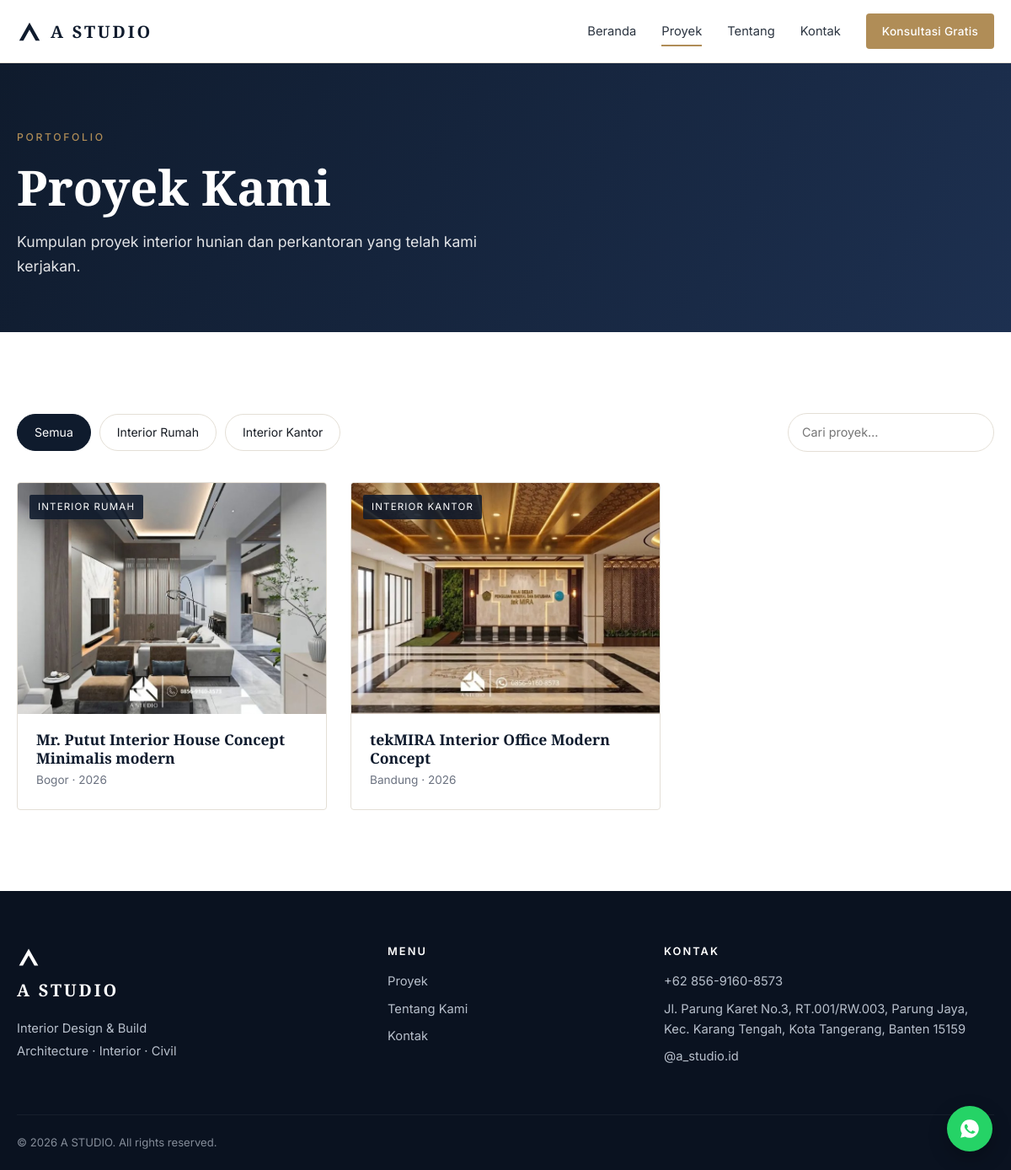
The page /proyek on the database its author committed.
### models.py (models this page shows, shortened)
class Setting(db.Model):
    key = db.Column(db.String(60), primary_key=True)
    value = db.Column(db.Text, default="")
    @classmethod
    def all(cls):
        data = dict(DEFAULT_SETTINGS)
        for row in cls.query.all():
            data[row.key] = row.value or ""
        return data

class Project(db.Model):
    id = db.Column(db.Integer, primary_key=True)
    title = db.Column(db.String(160), nullable=False)
    slug = db.Column(db.String(180), unique=True, nullable=False, index=True)
    category = db.Column(db.String(30), nullable=False, default="house", index=True)
    client = db.Column(db.String(160))
    location = db.Column(db.String(160))
    year = db.Column(db.Integer)
    area = db.Column(db.String(60))      # contoh: "250 m²"
    scope = db.Column(db.String(160))    # contoh: "Desain & Build"
    summary = db.Column(db.String(300))
    description = db.Column(db.Text)
    is_featured = db.Column(db.Boolean, default=False, nullable=False)
    is_published = db.Column(db.Boolean, default=True, nullable=False)
    created_at = db.Column(db.DateTime, default=datetime.utcnow)
    updated_at = db.Column(db.DateTime, default=datetime.utcnow, onupdate=datetime.utcnow)
    images = db.relationship(
        "ProjectImage", backref="project", cascade="all, delete-orphan",
        order_by="ProjectImage.position",
    )
    @property
    def cover(self):
        for img in self.images:
            if img.is_cover:
                return img
        return self.images[0] if self.images else None
    @property
    def category_label(self):
        return CATEGORIES.get(self.category, self.category)

class ProjectImage(db.Model):
    id = db.Column(db.Integer, primary_key=True)
    project_id = db.Column(db.Integer, db.ForeignKey("project.id"), nullable=False)
    filename = db.Column(db.String(200), nullable=False)
    position = db.Column(db.Integer, default=0)
    is_cover = db.Column(db.Boolean, default=False, nullable=False)

### app.py (the view)
@app.route("/proyek")
def projects():
    cat = request.args.get("kategori", "")
    q = request.args.get("q", "").strip()
    page = request.args.get("page", 1, type=int)
    query = published_projects()
    if cat in CATEGORIES:
        query = query.filter_by(category=cat)
    else:
        cat = ""
    if q:
        like = f"%{q}%"
        query = query.filter(or_(Project.title.ilike(like), Project.client.ilike(like),
                                 Project.location.ilike(like)))
    pg = query.order_by(Project.year.desc().nulls_last(), Project.id.desc()).paginate(
        page=page, per_page=PER_PAGE, error_out=False)
    return render_template("projects.html", pg=pg, cat=cat, q=q)

### app.py (called while the page is built)
@app.before_request
def verify_csrf():
    if request.method == "POST":
        sent = request.form.get("csrf_token", "")
        if not sent or not secrets.compare_digest(sent, session.get("_csrf", "")):
            abort(400, "Token tidak valid, coba refresh halaman.")

@app.context_processor
def inject_globals():
    s = Setting.all()
    wa = re.sub(r"\D", "", s.get("whatsapp", ""))
    if wa.startswith("0"):
        wa = "62" + wa[1:]
    text = quote("Halo A STUDIO, saya ingin konsultasi desain interior.")
    wa_link = f"https://wa.me/{wa}?text={text}" if wa else url_for("contact")
    unread = 0
    if current_user.is_authenticated:
        unread = Message.query.filter_by(is_read=False).count()
    return dict(S=s, wa_link=wa_link, csrf_token=csrf_token, unread_count=unread,
                now_year=datetime.now().year)

def img_url(filename):
    if filename.startswith("http"):
        return filename
    return url_for("static", filename="uploads/" + filename)

def published_projects():
    return Project.query.filter_by(is_published=True)

### templates/projects.html (shortened to what this page needs)
{% extends "base.html" %}
{% from "_macros.html" import card %}
{% block content %}
<section class="page-head">
  <div class="container">
    <p class="eyebrow">Portofolio</p>
    <h1>Proyek Kami</h1>
    <p class="lead">Kumpulan proyek interior hunian dan perkantoran yang telah kami kerjakan.</p>
  </div>
</section>
<section class="section">
  <div class="container">
    <div class="filters">
      <div class="pills">
        <a href="{{ url_for('projects', q=q or None) }}" class="pill {{ 'on' if not cat }}">Semua</a>
        {% for key, label in CATEGORIES.items() %}
        <a href="{{ url_for('projects', kategori=key, q=q or None) }}" class="pill {{ 'on' if cat == key }}">{{ label }}</a>
        {% endfor %}
      </div>
      <form class="search" method="get">
        <input type="search" name="q" value="{{ q }}" placeholder="Cari proyek…">
      </form>
    </div>
    {% if pg.items %}
    <div class="grid-3">{% for p in pg.items %}{{ card(p) }}{% endfor %}</div>
    {% else %}
    <p class="empty">Proyek tidak ditemukan.</p>
    {% endif %}
  </div>
</section>
{% endblock %}

### templates/base.html (shortened to what this page needs)
<!doctype html>
<html lang="id">
<head>
  <link rel="stylesheet" href="{{ url_for('static', filename='css/style.css') }}">
</head>
<body>
<header class="nav" id="nav">
  <div class="container nav-in">
    <a href="{{ url_for('index') }}" class="logo" aria-label="{{ S.company_name }}">
      <svg viewBox="0 0 32 32" width="30" height="30" aria-hidden="true"><path d="M3 28 16 5l13 23h-5.2L16 14.2 8.2 28z" fill="currentColor"/></svg>
      <span>{{ S.company_name }}</span>
    </a>
    <nav class="menu" id="menu">
      <a href="{{ url_for('index') }}" class="{{ 'on' if request.endpoint == 'index' }}">Beranda</a>
      <a href="{{ url_for('projects') }}" class="{{ 'on' if request.endpoint in ('projects','project_detail') }}">Proyek</a>
      <a href="{{ url_for('about') }}" class="{{ 'on' if request.endpoint == 'about' }}">Tentang</a>
      <a href="{{ url_for('contact') }}" class="{{ 'on' if request.endpoint == 'contact' }}">Kontak</a>
      <a href="{{ wa_link }}" class="btn btn-gold btn-sm" {% if 'wa.me' in wa_link %}target="_blank" rel="noopener"{% endif %}>Konsultasi Gratis</a>
    </nav>
  </div>
</header>
<main>{% block content %}{% endblock %}</main>
<footer class="footer">
  <div class="container foot-grid">
    <div>
      <a href="{{ url_for('index') }}" class="logo light">
        <svg viewBox="0 0 32 32" width="28" height="28" aria-hidden="true"><path d="M3 28 16 5l13 23h-5.2L16 14.2 8.2 28z" fill="currentColor"/></svg>
        <span>{{ S.company_name }}</span>
      </a>
      <p class="foot-note">{{ S.tagline }}<br>Architecture · Interior · Civil</p>
    </div>
    <div>
      <h4>Menu</h4>
      <a href="{{ url_for('projects') }}">Proyek</a>
      <a href="{{ url_for('about') }}">Tentang Kami</a>
      <a href="{{ url_for('contact') }}">Kontak</a>
    </div>
    <div>
      <h4>Kontak</h4>
      {% if S.phone %}<span>{{ S.phone }}</span>{% endif %}
      <span>{{ S.address }}</span>
      {% if S.instagram %}<a href="https://instagram.com/{{ S.instagram }}" target="_blank" rel="noopener">@{{ S.instagram }}</a>{% endif %}
    </div>
  </div>
  <div class="container foot-bottom">© {{ now_year }} {{ S.company_name }}. All rights reserved.</div>
</footer>
<a class="wa-float" href="{{ wa_link }}" {% if 'wa.me' in wa_link %}target="_blank" rel="noopener"{% endif %} aria-label="Chat WhatsApp">
</a>
</body>
</html>

### templates/_macros.html
{% macro cover(p) %}
{% if p.cover %}
<img src="{{ img_url( p.cover.filename) }}" alt="{{ p.title }}" loading="lazy">
{% else %}
<div class="ph ph-{{ p.category }}"><span>{{ p.title[:1] }}</span></div>
{% endif %}
{% endmacro %}
{% macro card(p) %}
<a class="pcard" href="{{ url_for('project_detail', slug=p.slug) }}">
  <div class="pcard-media">{{ cover(p) }}<span class="tag">{{ p.category_label }}</span></div>
  <div class="pcard-body">
    <h3>{{ p.title }}</h3>
    <p class="meta">{% if p.location %}{{ p.location }}{% endif %}{% if p.location and p.year %} · {% endif %}{% if p.year %}{{ p.year }}{% endif %}</p>
  </div>
</a>
{% endmacro %}

### static/css/style.css (style rules this page uses)
:root { --navy:#0f1b2d; --ink:#171c24; --gold:#b08d57; --gold-d:#977746; --paper:#f7f5f1; --white:#fff; --line:#e4dfd6; --muted:#6b7280; --serif:'Playfair Display',Georgia,serif; --sans:'Inter',system-ui,sans-serif; --r:4px; --shadow:0 10px 30px rgba(15,27,45,.08); }
* { box-sizing:border-box;margin:0;padding:0 }
html { scroll-behavior:smooth }
body { font-family:var(--sans);color:var(--ink);background:var(--white);line-height:1.65;-webkit-font-smoothing:antialiased }
img { max-width:100%;display:block }
a { color:inherit;text-decoration:none }
.container { width:min(1180px,100% - 40px);margin-inline:auto }
h1,h2,h3,h4 { font-family:var(--serif);font-weight:600;line-height:1.2;color:var(--navy) }
h1 { font-size:clamp(2.1rem,5vw,3.6rem) }
h3 { font-size:1.25rem }
.btn { display:inline-block;padding:13px 28px;border-radius:var(--r);font-weight:500;font-size:.92rem;letter-spacing:.02em;border:1px solid transparent;cursor:pointer;transition:.2s;font-family:var(--sans) }
.btn-sm { padding:9px 18px;font-size:.85rem }
.btn-gold { background:var(--gold);color:#fff }
.eyebrow { text-transform:uppercase;letter-spacing:.22em;font-size:.76rem;color:var(--gold);font-weight:500;margin-bottom:14px }
.lead { font-size:1.1rem;max-width:620px;color:inherit;opacity:.88;margin-top:16px }
.nav { position:sticky;top:0;z-index:50;background:rgba(255,255,255,.96);backdrop-filter:blur(8px);border-bottom:1px solid var(--line) }
.nav-in { display:flex;align-items:center;justify-content:space-between;height:74px }
.logo { display:flex;align-items:center;gap:10px;color:var(--navy);font-family:var(--serif);font-weight:700;font-size:1.25rem;letter-spacing:.14em }
.logo.light { color:#fff }
.menu { display:flex;align-items:center;gap:30px;font-size:.92rem }
.menu a:not(.btn) { position:relative;padding:6px 0;color:#2b3440 }
.menu a:not(.btn)::after { content:"";position:absolute;left:0;bottom:0;height:2px;width:0;background:var(--gold);transition:.25s }
.menu a:not(.btn):hover::after,.menu a.on::after { width:100% }
.section { padding:96px 0 }
.grid-3 { display:grid;grid-template-columns:repeat(3,1fr);gap:28px }
.pcard { display:block;background:#fff;border-radius:var(--r);overflow:hidden;border:1px solid var(--line);transition:.3s }
.pcard-media { position:relative;aspect-ratio:4/3;overflow:hidden;background:#e9e5de }
.pcard-media img { width:100%;height:100%;object-fit:cover;transition:transform .6s }
.tag { position:absolute;left:14px;top:14px;background:rgba(15,27,45,.88);color:#fff;font-size:.72rem;letter-spacing:.1em;text-transform:uppercase;padding:5px 10px;border-radius:2px }
.pcard-body { padding:20px 22px 24px }
.pcard-body h3 { font-size:1.1rem;margin-bottom:4px }
.meta { font-size:.85rem;color:var(--muted) }
.page-head { background:linear-gradient(120deg,#0f1b2d,#1d3050);color:#fff;padding:78px 0 64px }
.page-head h1 { color:#fff }
.filters { display:flex;justify-content:space-between;gap:20px;flex-wrap:wrap;align-items:center;margin-bottom:36px }
.pills { display:flex;gap:10px;flex-wrap:wrap }
.pill { padding:9px 20px;border:1px solid var(--line);border-radius:100px;font-size:.88rem;transition:.2s }
.pill.on { background:var(--navy);border-color:var(--navy);color:#fff }
.search input { padding:10px 16px;border:1px solid var(--line);border-radius:100px;min-width:230px;font:inherit;font-size:.9rem }
.footer { background:#0a1220;color:#b8c0cc;padding-top:64px;font-size:.92rem }
.foot-grid { display:grid;grid-template-columns:1.4fr 1fr 1.4fr;gap:48px;padding-bottom:48px }
.foot-grid h4 { color:#fff;font-family:var(--sans);font-size:.8rem;letter-spacing:.16em;text-transform:uppercase;margin-bottom:16px }
.foot-grid a,.foot-grid span { display:block;margin-bottom:8px }
.foot-note { margin-top:16px;line-height:1.8 }
.foot-bottom { border-top:1px solid rgba(255,255,255,.08);padding:22px 0;font-size:.82rem;opacity:.7 }
.wa-float { position:fixed;right:22px;bottom:22px;width:54px;height:54px;border-radius:50%;background:#25d366;color:#fff;display:grid;place-items:center;box-shadow:0 8px 22px rgba(0,0,0,.25);z-index:60;transition:.2s }

### rows shown on the page
Setting: company_name "A STUDIO"
Project: filename (picture), category_label "INTERIOR RUMAH", title "Mr. Putut Interior House Concept Minimalis modern", location "Bogor", year "2026"
Project: filename (picture), category_label "INTERIOR KANTOR", title "tekMIRA Interior Office Modern Concept", location "Bandung", year "2026"
Setting: tagline "Interior Design & Build"
Setting: phone "+62 856-9160-8573"
Setting: address "Jl. Parung Karet No.3, RT.001/RW.003, Parung Jaya, Kec. Karang Tengah, Kota Tangerang, Banten 15159"
Setting: instagram "a_studio.id"

### other values the page prints
{{ label }} "Interior Rumah" "Interior Kantor"
